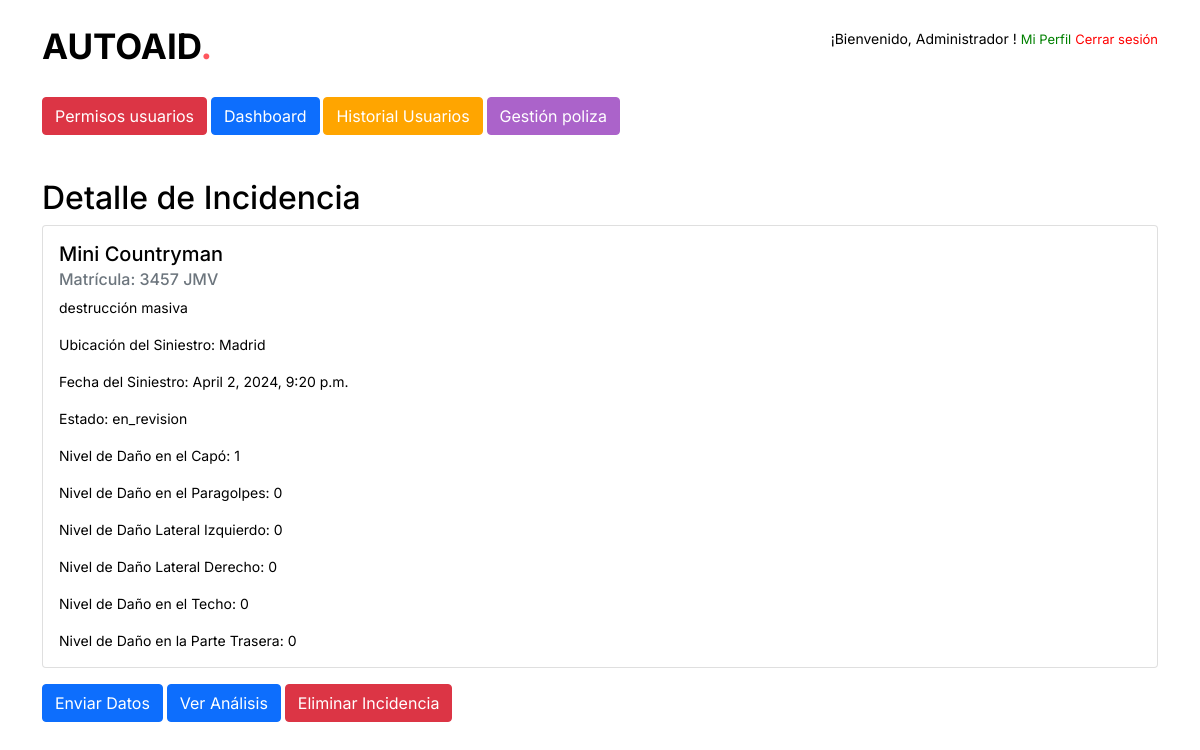
The page /incidencia/1/ (signed in) on the database its author committed.
### auth_app/models.py (models this page shows)
class CustomUser(AbstractUser):
    ROLE_CHOICES = (
        ('usuario', 'Usuario'),
        ('admin', 'Admin'),
        ('user', 'User'),  # Añadido
        ('worker', 'Worker'),  # Añadido
    )
    nombre = models.CharField(max_length=100)
    apellidos = models.CharField(max_length=100)
    email = models.EmailField(unique=True)
    username = models.CharField(unique=False, max_length=14)
    rol = models.CharField(max_length=10, choices=ROLE_CHOICES)
    USERNAME_FIELD = 'email'  # Utiliza el email como identificador principal
    REQUIRED_FIELDS = ['username', 'nombre', 'apellidos']  # Campos requeridos además del email y password

### vehicle_visualization/models.py (models this page shows)
class Incidencia(models.Model):
    usuario = models.ForeignKey(settings.AUTH_USER_MODEL, on_delete=models.CASCADE)
    email = models.CharField(max_length=30, verbose_name='email', null=True)
    descripcion = models.TextField()
    nivel_dano_capo = models.IntegerField(choices=[(i, i) for i in range(0, 5)])
    imagen_capo = models.ImageField(upload_to='imagenes_incidencias/capo/', blank=True, null=True)
    nivel_dano_paragolpes = models.IntegerField(choices=[(i, i) for i in range(0, 5)])
    imagen_paragolpes = models.ImageField(upload_to='imagenes_incidencias/paragolpes/', blank=True, null=True)
    nivel_dano_lateral_izq = models.IntegerField(choices=[(i, i) for i in range(0, 5)])
    imagen_lateral_izq = models.ImageField(upload_to='imagenes_incidencias/lateral_izq/', blank=True, null=True)
    nivel_dano_lateral_der = models.IntegerField(choices=[(i, i) for i in range(0, 5)])
    imagen_lateral_der = models.ImageField(upload_to='imagenes_incidencias/lateral_der/', blank=True, null=True)
    nivel_dano_techo = models.IntegerField(choices=[(i, i) for i in range(0, 5)])
    imagen_techo = models.ImageField(upload_to='imagenes_incidencias/techo/', blank=True, null=True)
    nivel_dano_atras = models.IntegerField(choices=[(i, i) for i in range(0, 5)])
    imagen_atras = models.ImageField(upload_to='imagenes_incidencias/atras/', blank=True, null=True)
    fecha_hora_siniestro = models.DateTimeField(verbose_name='Fecha y hora del siniestro', null=True)
    ubicacion_siniestro = models.CharField(max_length=255, verbose_name='Ubicación del siniestro', null=True)
    tipo_aparcamiento = models.CharField(
        max_length=2,
        choices=TIPO_APARCAMIENTO_CHOICES,
        verbose_name='Tipo de Aparcamiento',
        default="no"
    )
    matricula = models.CharField(max_length=20, verbose_name='Matrícula', null=True)
    marca_modelo = models.CharField(max_length=50, verbose_name='Marca y Modelo', null=True)
    nombre_asegurado = models.CharField(max_length=100, verbose_name='Nombre y Apellidos del asegurado', null=True)
    telefono_movil = models.CharField(max_length=20, verbose_name='Teléfono móvil', null=True)
    vehiculos_propiedades_involucrados = models.TextField(verbose_name='Vehículos o propiedades involucrados', null=True, blank=True)
    testigo = models.CharField(max_length=100, verbose_name='Testigo', null=True, blank=True)
    contacto_testigo = models.CharField(max_length=100, verbose_name='Contacto del testigo', null=True, blank=True)
    llamada_policia = models.CharField(
        max_length=2,
        choices=TIPO_APARCAMIENTO_CHOICES,
        verbose_name='¿Se llamó a la policía?',
        default="no"
    )
    numero_incidencia_policial = models.CharField(max_length=50, verbose_name='Número de incidencia policial', null=True, blank=True)
    estado = models.CharField(
        max_length=20,
        choices=ESTADO_CHOICES,
        default='pendiente',
        verbose_name='Estado'
    )

### vehicle_visualization/views.py (the view)
# urls.py: path('incidencia/<int:pk>/', views.detalle_incidencia, name='detalle_incidencia'),
@user_passes_test(lambda u: u.rol == 'worker' or u.is_superuser)
def detalle_incidencia(request, pk):
    incidencia = get_object_or_404(Incidencia, pk=pk)
    usuario = incidencia.usuario
    historial_incidencias_count = HistorialIncidencia.objects.filter(usuario=usuario).count()
    historial_fraudes_count = HistorialFraudes.objects.filter(usuario=usuario).count()
    poliza = Poliza.objects.get(usuario=usuario)
    context = {
        'incidencia': incidencia,
        'historial_incidencias_count': historial_incidencias_count,
        'historial_fraudes_count': historial_fraudes_count,
        'poliza': poliza
    }
    return render(request, 'vehicle_visualization/detalle_incidencia.html', context)

### vehicle_visualization/templates/vehicle_visualization/detalle_incidencia.html (shortened to what this page needs)
<head>
      <link href="https://cdn.jsdelivr.net/npm/remixicon@2.5.0/fonts/remixicon.css" rel="stylesheet">
      <link href="https://cdn.jsdelivr.net/npm/bootstrap@5.0.2/dist/css/bootstrap.min.css" rel="stylesheet">
      <link href="https://unpkg.com/aos@2.3.1/dist/aos.css" rel="stylesheet">
      <link rel="stylesheet" type="text/css" href="https://cdn.jsdelivr.net/npm/slick-carousel@1.8.1/slick/slick.css"/>
      {% load static %}
      <link rel="stylesheet" href="{% static 'css/main.css' %}">
  </head>
  <body>
    <header class="ds-header ds-header-home">
        <div class="container">
            <div class="ds-header-inner">
              <a href="/home" class="ds-logo">autoAID<span>.</span></a>
              <div style="align-items:center;">
              <p>
              ¡Bienvenido, {{ user.nombre }} ! <a href="{% url 'edit_profile' %}" style="color: green; font-size: small;">Mi Perfil</a>
              <a href="{% url 'logout' %}" style="color: red; font-size: small;">Cerrar sesión</a></p>
              </div>
            </div>
        </div>
      <div class="container mt-4">
          {% if user.is_superuser %}
          <a href="{% url 'manage_users' %}" class="btn btn-danger">Permisos usuarios</a>
          <a href="{% url 'vehicle_visualization:dashboard_incidencias' %}" class="btn btn-primary">Dashboard</a>
          <a href="{% url 'historial_usuario' %}" class="btn btn-primary" style="background-color: orange; border-color: orange;">Historial Usuarios</a>
          <a href="{% url 'gestion_poliza' %}" class="btn btn-primary" style="background-color: #ab63ca; border-color: #ab63ca;">Gestión poliza</a>
          {% endif %}
  </div>
</header>
{% block content %}
<div class="container mt-4">
    <h2>Detalle de Incidencia</h2>
    <div class="card">
        <div class="card-body">
            <h5 class="card-title">{{ incidencia.marca_modelo }}</h5>
            <h6 class="card-subtitle mb-2 text-muted">Matrícula: {{ incidencia.matricula }}</h6>
            <p class="card-text">{{ incidencia.descripcion }}</p>
            <p class="card-text">Ubicación del Siniestro: {{ incidencia.ubicacion_siniestro }}</p>
            <p class="card-text">Fecha del Siniestro: {{ incidencia.fecha_hora_siniestro }}</p>
            <p class="card-text">Estado: {{ incidencia.estado }}</p>
            <p class="card-text">Nivel de Daño en el Capó: {{ incidencia.nivel_dano_capo }}</p>
            <p class="card-text">Nivel de Daño en el Paragolpes: {{ incidencia.nivel_dano_paragolpes }}</p>
            <p class="card-text">Nivel de Daño Lateral Izquierdo: {{ incidencia.nivel_dano_lateral_izq }}</p>
            <p class="card-text">Nivel de Daño Lateral Derecho: {{ incidencia.nivel_dano_lateral_der }}</p>
            <p class="card-text">Nivel de Daño en el Techo: {{ incidencia.nivel_dano_techo }}</p>
            <p class="card-text">Nivel de Daño en la Parte Trasera: {{ incidencia.nivel_dano_atras }}</p>
        </div>
    </div>
    <button id="enviarDrools" class="btn btn-primary mt-3">Enviar Datos</button>
    <a href="{% url 'vehicle_visualization:ver_analisis_drools' incidencia.id %}" class="btn btn-primary mt-3">Ver Análisis</a>
    <button id="eliminarIncidencia" class="btn btn-danger mt-3">Eliminar Incidencia</button>
</div>
{% endblock %}
</body>

### autoaid/static/css/main.css (style rules this page uses)
body { font-family: 'Inter', sans-serif;overflow-x: hidden; background-color:#FFF; font-weight:400;font-style: normal; color:#000; font-size:14px }
a,a:hover,a:focus,i,input,button,input:focus,.transition { text-decoration: none;outline: none;transition-delay: 0s;transition-duration: 0.4s;transition-property: all;transition-timing-function: ease;box-shadow: none; }
a { color: #000 }
h1,h2,h3,h4,h5,h6 { font-family: 'Inter', sans-serif; }
.ds-header { position: fixed; width: 100%; top: 0; left: 0; padding-top: 20px; padding-bottom: 20px; z-index: 10;transition-delay: 0s;transition-duration: 0.7s;transition-property: all;transition-timing-function: ease; }
.ds-header.ds-header-home { position: static; }
.ds-logo { display: inline-block; text-transform: uppercase; font-size: 35px; font-weight: 700; color: #000; position: relative;z-index: 2; }
.ds-logo span { color:#FF575E; }
.ds-header-inner { display: flex; justify-content: space-between; align-items: center; position: relative; z-index: 1; }

### rows shown on the page
Incidencia: marca_modelo "Mini Countryman", matricula "3457 JMV", descripcion "destrucción masiva", ubicacion_siniestro "Madrid", fecha_hora_siniestro "April 2, 2024, 9:20 p.m.", estado "en_revision", nivel_dano_capo "1", nivel_dano_paragolpes "0", nivel_dano_lateral_izq "0", nivel_dano_lateral_der "0", nivel_dano_techo "0", nivel_dano_atras "0"

### other values the page prints
{{ user.nombre }} "Administrador"
